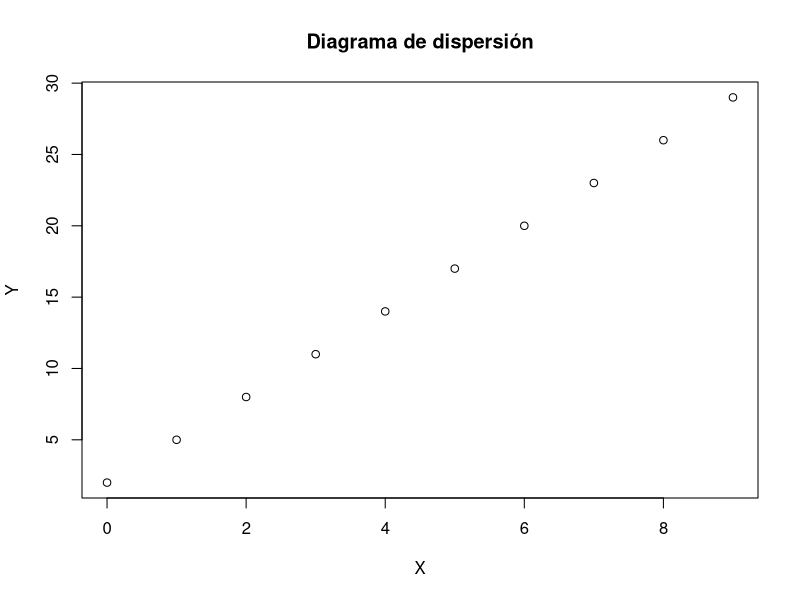
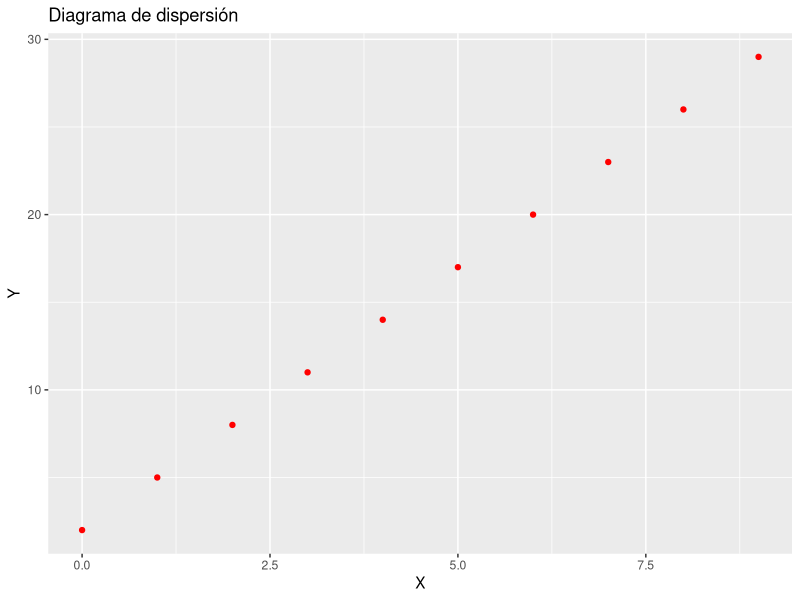
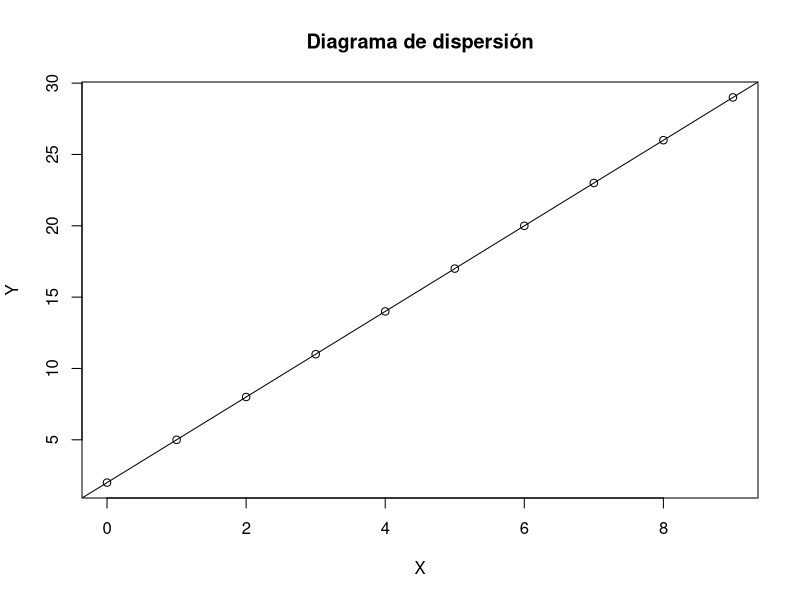
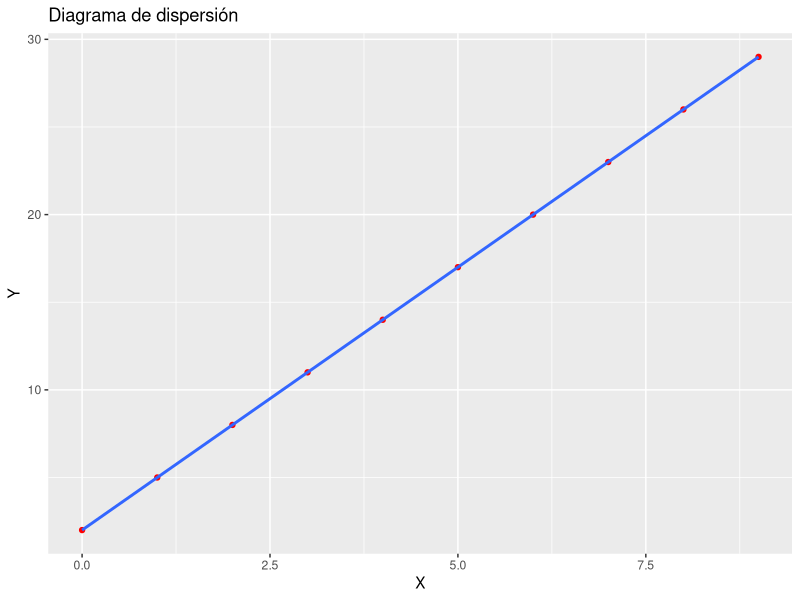
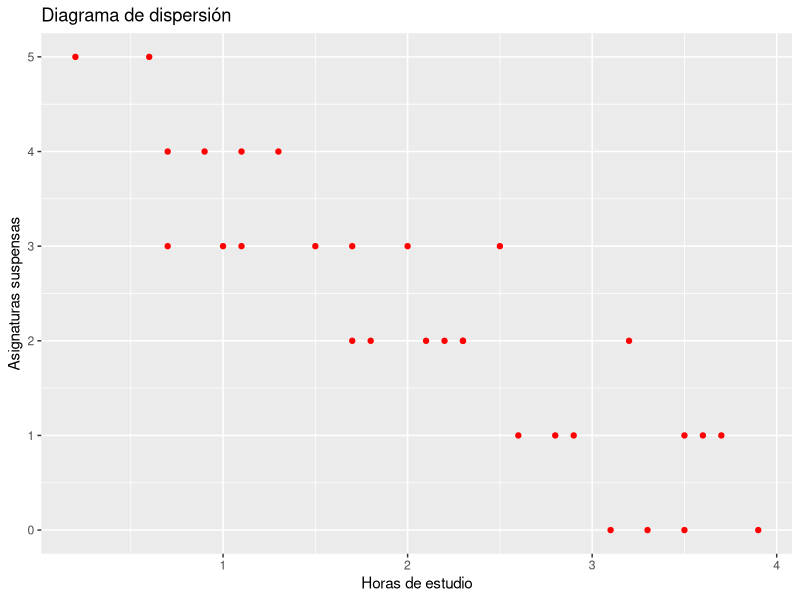
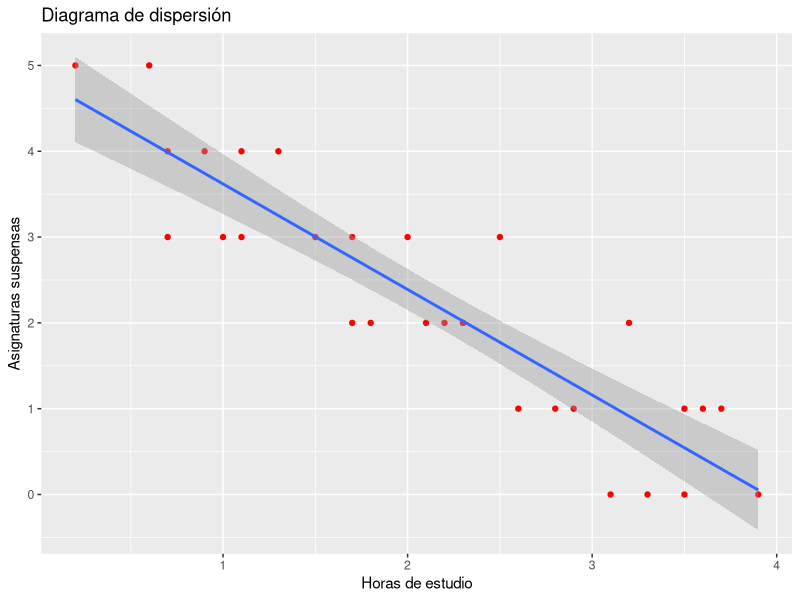
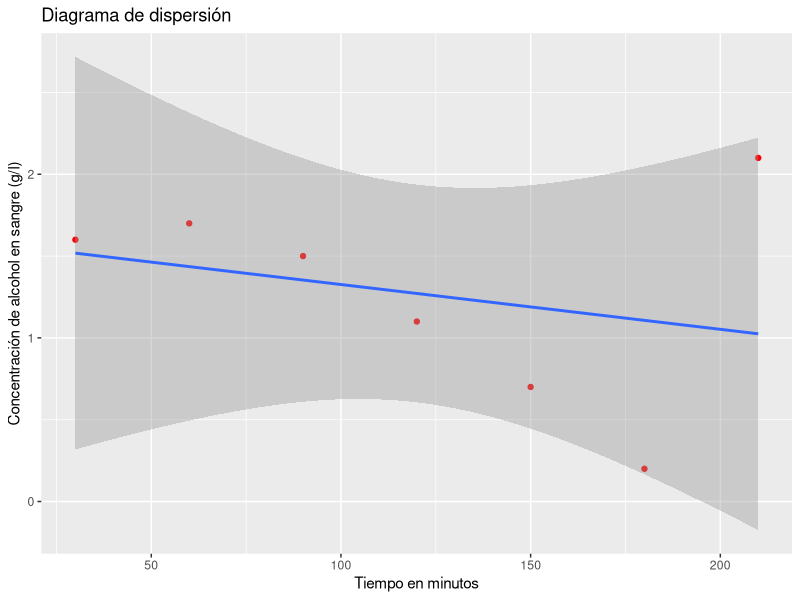
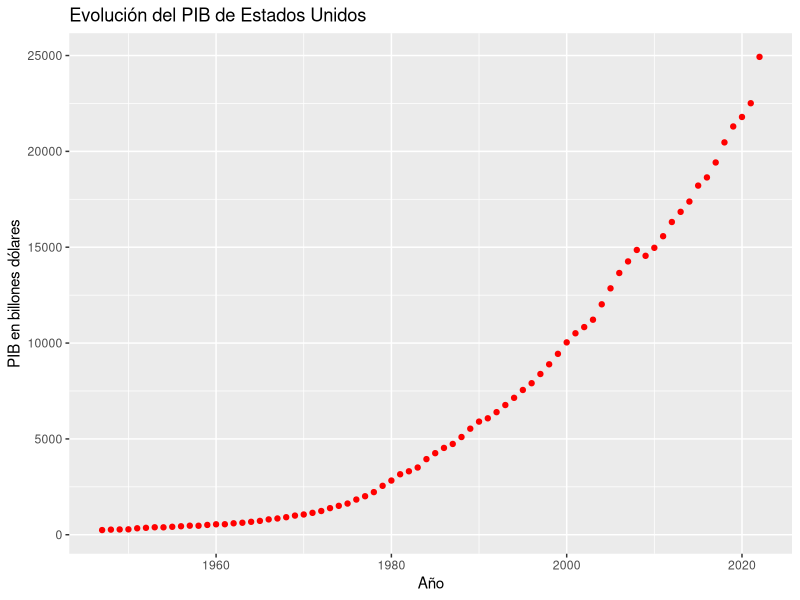

Generate these figures, in order, with R:
## ---- chunk 1
knitr::opts_chunk$set(echo = TRUE, message = FALSE, warning = FALSE)
## ---- chunk 2
    df <- data.frame(
        x = c(0, 1, 2, 3, 4, 5, 6, 7, 8, 9),
        y = c(2, 5, 8, 11, 14, 17, 20, 23, 26, 29)
    )
## ---- chunk 3
    plot(df$x, df$y, xlab = "X", ylab = "Y", main = "Diagrama de dispersión")
## ---- chunk 4
    library(ggplot2)
    ggplot(df, aes(x = x, y = y)) +
        geom_point(col = "red") +
        labs(title = "Diagrama de dispersión", x = "X", y = "Y")
## ---- chunk 5
    recta_y_x <- lm(y ~ x, df) 
    summary(recta_y_x)
## ---- chunk 6
    cat(paste("Coeficiente de regresión de Y sobre X:", recta_y_x$coefficients[["x"]]))
## ---- chunk 7
    plot(df$x, df$y, xlab = "X", ylab = "Y", main = "Diagrama de dispersión")
    abline(recta_y_x)
## ---- chunk 8
    library(ggplot2)
    ggplot(df, aes(x = x, y = y)) +
        geom_point(col = "red") +
        geom_smooth(method = "lm") +
        labs(title = "Diagrama de dispersión", x = "X", y = "Y")
## ---- chunk 9
    cat(paste("Coeficiente de determinación lineal R²:", summary(recta_y_x)$r.squared))
## ---- chunk 10
    recta_x_y <- lm(x ~ y, df) 
    summary(recta_x_y)
## ---- chunk 11
    library(readr)
    df <- read_csv("datos/horas-estudio.csv")
    df
## ---- chunk 12
    library(ggplot2)
    ggplot(df, aes(x = Horas, y = Suspensos)) +
        geom_point(col = "red") +
        labs(title = "Diagrama de dispersión", x = "Horas de estudio", y = "Asignaturas suspensas")
## ---- chunk 13
    recta_suspensos_horas <- lm(Suspensos ~ Horas, df) 
    summary(recta_suspensos_horas)
## ---- chunk 14
    cat(paste("Coeficiente de regresión de Suspensos sobre Horas:", recta_suspensos_horas$coefficients[["Horas"]]))
## ---- chunk 15
    library(ggplot2)
    ggplot(df, aes(x = Horas, y = Suspensos)) +
        geom_point(col = "red") +
        geom_smooth(method = "lm") +
        labs(title = "Diagrama de dispersión", x = "Horas de estudio", y = "Asignaturas suspensas")
## ---- chunk 16
    cat(paste("Coeficiente de determinación lineal R²:", summary(recta_suspensos_horas)$r.squared))
## ---- chunk 17
    predict.lm(recta_suspensos_horas, newdata = list(Horas = 3))
## ---- chunk 18
    recta_horas_suspensos <- lm(Horas ~ Suspensos, df) 
    predict.lm(recta_horas_suspensos, newdata = list(Suspensos = 0))
## ---- chunk 19
    df <- data.frame(
        Tiempo = c(30, 60, 90, 120, 150, 180, 210),
        Alcohol = c(1.6, 1.7, 1.5, 1.1, 0.7, 0.2, 2.1)
    )
    df
## ---- chunk 20
    cor(df$Tiempo, df$Alcohol)
## ---- chunk 21
    library(ggplot2)
    ggplot(df, aes(x = Tiempo, y = Alcohol)) +
        geom_point(col = "red") +
        geom_smooth(method = "lm") +
        labs(title = "Diagrama de dispersión", x = "Tiempo en minutos", y = "Concentración de alcohol en sangre (g/l)")
## ---- chunk 22
    # Eliminamos el dato atípico que está en la fila 
    df <- df[-c(7), ]
    recta_alcohol_tiempo <- lm(Alcohol ~ Tiempo, df) 
    summary(recta_alcohol_tiempo)
## ---- chunk 23
    cat(paste("Coeficiente de regresión de la concentración de alchol sobre el tiempo:", recta_alcohol_tiempo$coefficients[["Tiempo"]]))
## ---- chunk 24
    recta_tiempo_alcohol <- lm(Tiempo ~ Alcohol, df) 
    predict.lm(recta_tiempo_alcohol, newdata = list(Alcohol = 0.3))
## ---- chunk 25
    library(readr)
    df <- read_csv("datos/pib-usa.csv")
    df
## ---- chunk 26
    library(ggplot2)
    ggplot(df, aes(x = Año, y = PIB)) +
        geom_point(col = "red") +
        labs(title = "Evolución del PIB de Estados Unidos", x = "Año", y = "PIB en billones dólares")
## ---- chunk 27
    library(dplyr)
    df <- mutate(df, logPIB = log(PIB)) 
    ggplot(df, aes(x = Año, y = logPIB)) +
            geom_point(col = "red") +
            labs(title = "Evolución del PIB de Estados Unidos", x = "Año", y = "Logaritmo del PIB en billones dólares")
## ---- chunk 28
    recta_logPIB_años <- lm(log(PIB) ~ Año, df) 
    summary(recta_logPIB_años)
## ---- chunk 29
    cat(paste("Coeficiente de regresión del logaritmo del PIB sobre los años:", recta_logPIB_años$coefficients[["Año"]]))
## ---- chunk 30
    library(ggplot2)
    ggplot(df, aes(x = Año, y = PIB)) +
            geom_point(col = "red") +
            geom_smooth(method="glm", method.args=list(family=gaussian(link="log")))
            labs(title = "Evolución del PIB de Estados Unidos", x = "Año", y = "Logaritmo del PIB en billones dólares")
## ---- chunk 31
    cat(paste("Coeficiente de determinación exponencial R²:", summary(recta_logPIB_años)$r.squared))
## ---- chunk 32
    exp(predict.lm(recta_logPIB_años, newdata = list(Año = 2024)))
## ---- chunk 33
    log_años_PIB <- lm(Año ~ log(PIB), df) 
    summary(log_años_PIB)
## ---- chunk 34
    predict.lm(log_años_PIB, newdata = list(PIB = 50000))
## ---- chunk 35
    library(readr)
    df <- read_csv("datos/dieta.csv")
    df
## ---- chunk 36
    library(ggplot2)
    ggplot(df, aes(x = dias, y = peso.perdido)) +
        geom_point(col = "red") +
        labs(title = "Diagrama de dispersión del peso perdido y los días de dieta", x = "Días de dieta", y = "Peso perdido en Kg")
## ---- chunk 37
    sigmoidal_peso_dias <- lm(log(peso.perdido) ~ I(1/dias), df) 
    summary(sigmoidal_peso_dias)
## ---- chunk 38
    library(ggplot2)
    ggplot(df, aes(x = dias, y = peso.perdido, color = ejercicio)) +
        geom_point() +
        labs(title = "Diagrama de dispersión del peso perdido y los días de dieta", x = "Días de dieta", y = "Peso perdido en Kg")
## ---- chunk 39
    library(broom)
    library(kableExtra)
    df %>%
        nest_by(ejercicio) %>%
        mutate(mod = list(lm(peso.perdido ~ I(1/dias), data = data))) %>%
        summarize(tidy(mod)) %>%
        kable() %>%
        kable_styling()
## ---- chunk 40
    library(broom)
    library(kableExtra)
    df %>%
        nest_by(ejercicio) %>%
        mutate(mod = list(lm(peso.perdido ~ I(1/dias), data = data))) %>%
        summarize(glance(mod)) %>%
        kable() %>%
        kable_styling()
